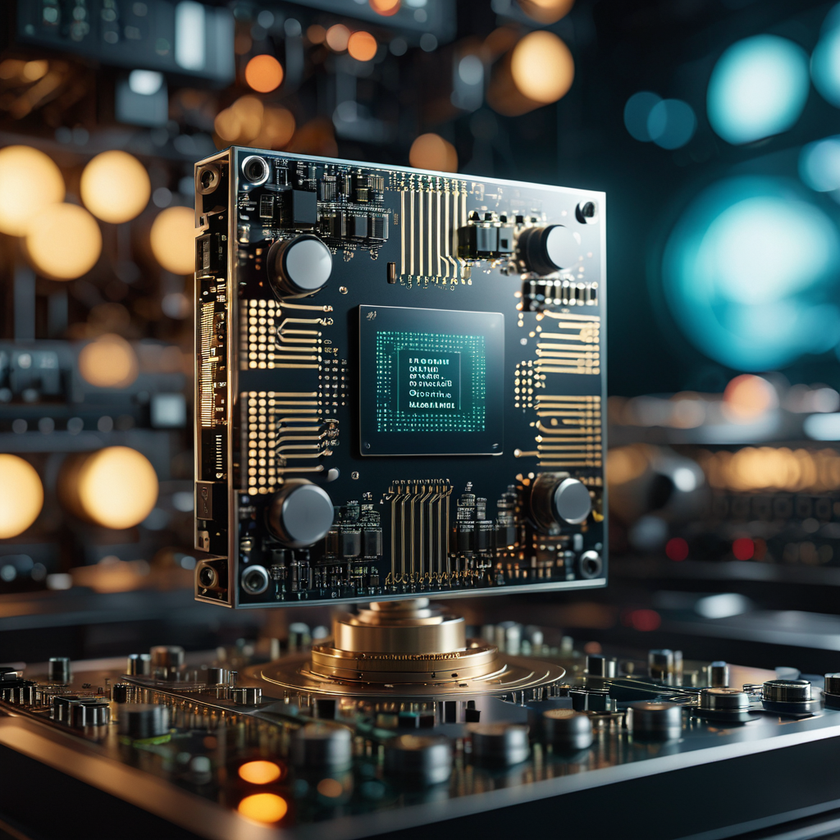
#> input picture example_image.png, 840 x 840 px, shrunk from 1024 x 1024 before the run
$ python PRODIGY_CS_02.py
#> lines starting #> are read from the running program, lines starting #| are printed output that depends on the picture
from PIL import Image

def encrypt_image(image_path, key):
#> called with image_path = 'example_image.png', key = 123
    img = Image.open(image_path)
#> img is the input picture: PIL image 840x840 RGB; mean R, G, B 68.1, 72.6, 68.4
    width, height = img.size
#> width = 840; height = 840
    pixels = img.load()

    encrypted_pixels = []
    for y in range(height):
        for x in range(width):
            r, g, b = pixels[x, y]
            # Example encryption operation: swapping pixel values
            r ^= key
            g ^= key
            b ^= key
            encrypted_pixels.append((r, g, b))
#> after the loop, encrypted_pixels = 705600 items

    encrypted_img = Image.new(img.mode, img.size)
#> encrypted_img: PIL image 840x840 RGB; every value is 0
    encrypted_img.putdata(encrypted_pixels)
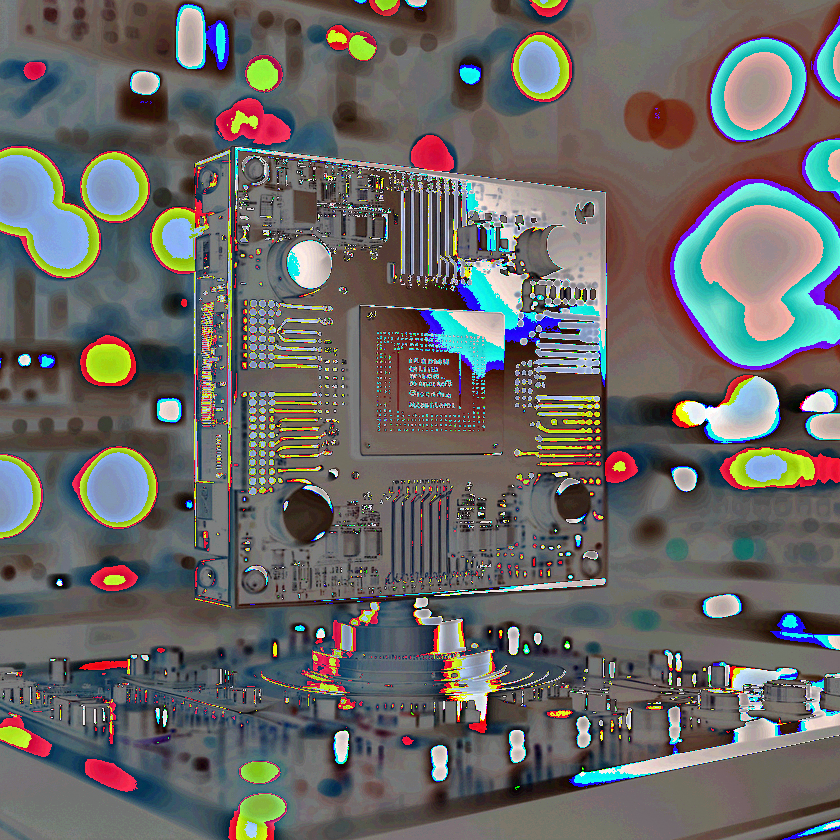
#> encrypted_img: PIL image 840x840 RGB; mean R, G, B 104.8, 103.4, 101.3
    encrypted_img.save("encrypted_image.png")
    print("Image encrypted successfully!")

def decrypt_image(encrypted_image_path, key):
#> called with encrypted_image_path = 'encrypted_image.png', key = 123
    img = Image.open(encrypted_image_path)
    width, height = img.size
#> width = 840; height = 840
    pixels = img.load()

    decrypted_pixels = []
    for y in range(height):
        for x in range(width):
            r, g, b = pixels[x, y]
            # Reverse the encryption operation
            r ^= key
            g ^= key
            b ^= key
            decrypted_pixels.append((r, g, b))
#> after the loop, decrypted_pixels = 705600 items

    decrypted_img = Image.new(img.mode, img.size)
    decrypted_img.putdata(decrypted_pixels)
    decrypted_img.show()
    print("Image decrypted successfully!")

# Example usage
image_path = "example_image.png"
encryption_key = 123  # You can choose any integer as the encryption key
encrypt_image(image_path, encryption_key)

encrypted_image_path = "encrypted_image.png"
decrypt_image(encrypted_image_path, encryption_key)
